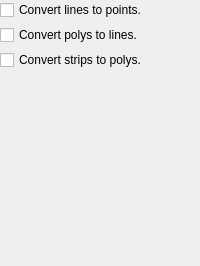
         <widget class="QWidget" name="clean">
          <layout class="QGridLayout" name="gridLayout_26">
           <property name="leftMargin">
            <number>0</number>
           </property>
           <property name="topMargin">
            <number>0</number>
           </property>
           <property name="rightMargin">
            <number>0</number>
           </property>
           <property name="bottomMargin">
            <number>0</number>
           </property>
           <property name="spacing">
            <number>5</number>
           </property>
           <item row="0" column="0">
            <widget class="QCheckBox" name="checkbox_clean_linestopoints">
             <property name="text">
              <string>Convert lines to points.</string>
             </property>
            </widget>
           </item>
           <item row="1" column="0">
            <widget class="QCheckBox" name="checkbox_clean_polystolines">
             <property name="text">
              <string>Convert polys to lines.</string>
             </property>
            </widget>
           </item>
           <item row="2" column="0">
            <widget class="QCheckBox" name="checkbox_clean_stripstopolys">
             <property name="text">
              <string>Convert strips to polys.</string>
             </property>
            </widget>
           </item>
           <item row="3" column="0">
            <spacer name="verticalSpacer_22">
             <property name="orientation">
              <enum>Qt::Vertical</enum>
             </property>
             <property name="sizeHint" stdset="0">
              <size>
               <width>20</width>
               <height>196</height>
              </size>
             </property>
            </spacer>
           </item>
          </layout>
         </widget>
